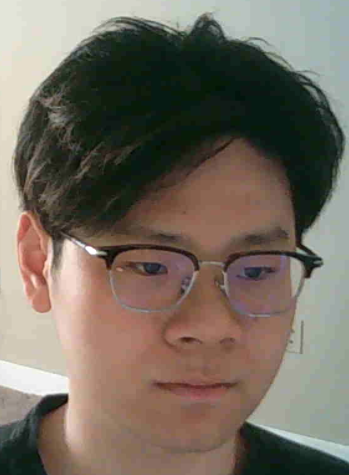
#> input picture W13 Image Recognition/images/1.jpg, 349 x 475 px; its folder holds only this picture in this run
$ jupyter execute 7-FaceRecognitionTRAINER.ipynb
#> lines starting #> are read from the running program, lines starting #| are printed output that depends on the picture
[cell 1]
import os
import cv2 as cv
import numpy as np
import pickle
from PIL import Image

[cell 2]
#declare the directories
base_dir = os.path.dirname(os.path.abspath("__file__"))
#print(base_dir)
image_dir = os.path.join(base_dir, "images")
# image_dir= '/Users/scottliu/Desktop/train'

[cell 3]
face_cascade = cv.CascadeClassifier(cv.data.haarcascades + 'haarcascade_frontalface_default.xml') #Face Classifier
recognizer = cv.face.LBPHFaceRecognizer_create()# if the recognizer gives you errors then
#run this: pip uninstall opencv-contrib-python
#then run this: pip install --user opencv-contrib-python    (you could remove the --user)
current_id = 0
label_ids = {} #diccionary containing all the people I have identified
y_labels = [] #list of numbers related to the labels
x_train = [] #picture values

# Troubleshooting

Very often the cell above will not give you trouble, in this case you can ignore this message. However, if this line:

```recognizer = cv.face.LBPHFaceRecognizer_create()```

gives you an error, you may have conflicting libraries. In which case, you should uninstall the opencv-contrib-python by using this code:

```pip uninstall opencv-contrib-python```

from the Python terminal. Then, reinstall the following line:

```pip install --user opencv-contrib-python    (you could remove the --user)```

[cell 4]
for root, dirs, files in os.walk(image_dir):
    for file in files:
        if file.endswith("jpg") or file.endswith("png"):
            path = os.path.join(root, file)
            label = os.path.basename(path).replace(".jpg", "").replace(".png", "").replace(" ", "-").lower()
            print (label, path)

            if label not in label_ids:
                label_ids[label] = current_id
                current_id += 1
            id_now = label_ids[label]
            print(label_ids)

            pil_image = Image.open(path).convert("L") #open image and convert it to grayscale.
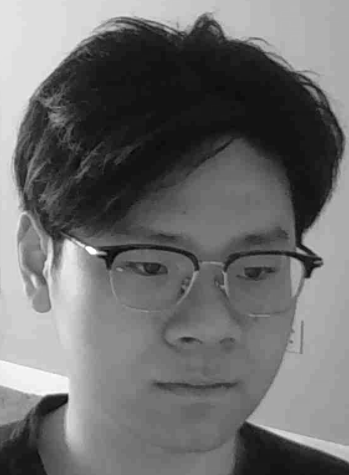
#> pil_image: PIL image 349x475 L; min 4, max 255, mean 109.4
            image_array = np.array(pil_image, "uint8")
            print(image_array)
#> (printed output is left out)

            # Detect faces in the image
            faces = face_cascade.detectMultiScale(
                image_array,
                scaleFactor=1.21, #1.25
                minNeighbors=4, #5
                minSize=(20, 20), #30, 30
                flags = cv.CASCADE_SCALE_IMAGE
            )
#> faces = [[86, 176, 238, 238]]

            # Draw a rectangle around the faces
            for (x, y, w, h) in faces:
                roi = image_array[y:y+h, x:x+w]
                x_train.append(roi) #this is our training data
                y_labels.append(id_now)
#> this loop made 1 pass
#> pass 1, `roi = image_array[y:y+h, x:x+w]`:
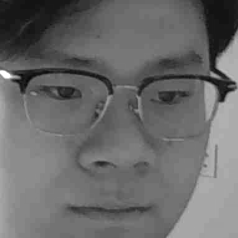
#> roi: shape (238, 238); min 7, max 255, mean 106.2
#> after the loop, x_train = 1 item; y_labels = [0]

# save all labels as a "labels.pickle" file (in the same directory)
with open("labels.pickle", 'wb') as file: #'wb' stands for "writing bytes"
    pickle.dump(label_ids, file)

recognizer.train(x_train, np.array(y_labels))
recognizer.save("trainer.yml")
print("DONE!")

$ run again, on W13 Image Recognition/images/5.jpg
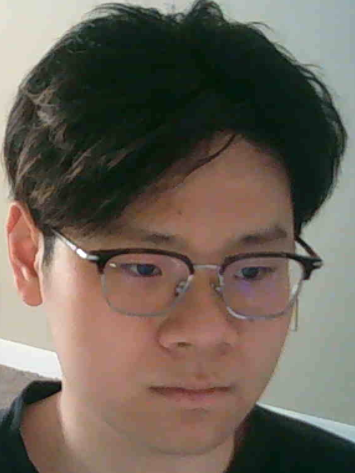
#> input picture W13 Image Recognition/images/5.jpg, 355 x 473 px
#> `pil_image = Image.open(path).convert("L")`:
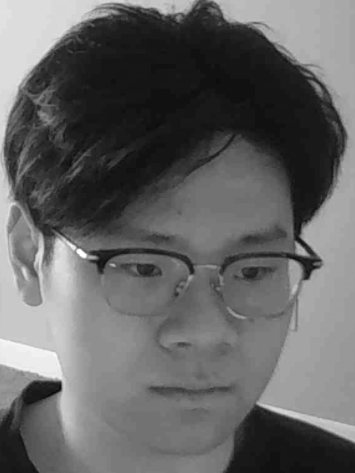
#> pil_image: PIL image 355x473 L; min 9, max 255, mean 100.1
#> (printed output is left out)
#> faces = [[87, 175, 236, 236]]
#> the loop `for (x, y, w, h) in faces:` made 1 pass
#> pass 1, `roi = image_array[y:y+h, x:x+w]`:
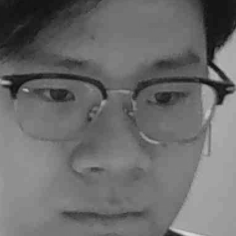
#> roi: shape (236, 236); min 12, max 218, mean 107.3
#> after the loop `for (x, y, w, h) in faces:`: x_train = 1 item; y_labels = [0]

$ run again, on W13 Image Recognition/images/4.jpg
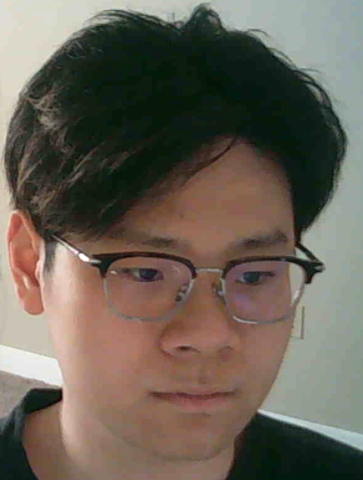
#> input picture W13 Image Recognition/images/4.jpg, 363 x 480 px
#> `pil_image = Image.open(path).convert("L")`:
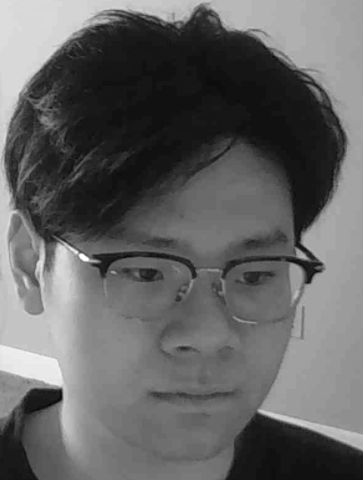
#> pil_image: PIL image 363x480 L; min 3, max 255, mean 99.3
#> (printed output is left out)
#> faces = [[80, 166, 259, 259]]
#> the loop `for (x, y, w, h) in faces:` made 1 pass
#> pass 1, `roi = image_array[y:y+h, x:x+w]`:
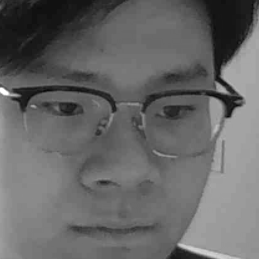
#> roi: shape (259, 259); min 8, max 255, mean 102.8
#> after the loop `for (x, y, w, h) in faces:`: x_train = 1 item; y_labels = [0]
